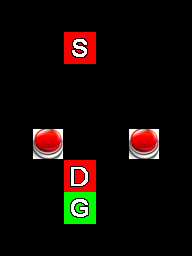

A level layout from a 2D game, rendered from its tile map. Below: a short description, then the map file with its tile-grid data intact:
An orthogonal 6x8 tile map with 32x32 px tiles, 1 tile layer (Kachelebene 2), 3 hidden layers not drawn.

<map version="1.0" orientation="orthogonal" width="6" height="8" tilewidth="32" tileheight="32">
 <properties>
  <property name="ReplicantsImitating" value="0" />
  <property name="ReplicantsNormal" value="2" />
  <property name="Text" value="Use your mouse wheel to spawn Replicants further away." />
 </properties>
 <tileset firstgid="1" name="ReplicaTileset" tilewidth="32" tileheight="32">
  <image source="ReplicaTileset.png" width="320" height="64" />
 </tileset>
 <layer name="Tile Layer 1" width="6" height="8" visible="0">
  <data encoding="csv">
1,1,1,1,1,1,
1,1,1,1,1,1,
1,1,1,1,1,1,
1,1,1,1,1,1,
1,1,1,1,1,1,
1,1,1,1,1,1,
1,1,1,1,1,1,
1,1,1,1,1,1
</data>
 </layer>
 <layer name="Kachelebene 2" width="6" height="8">
  <data encoding="csv">
1,1,1,1,1,1,
1,0,2,0,0,1,
1,0,0,1,0,1,
1,0,0,1,0,1,
1,4,0,1,4,1,
1,1,7,1,1,1,
1,1,3,1,1,1,
1,1,1,1,1,1
</data>
 </layer>
 <layer name="Copy of Kachelebene 2" width="6" height="8" visible="0">
  <data encoding="csv">
1,1,1,1,1,1,
1,0,0,0,0,1,
1,0,0,1,0,1,
1,0,0,1,0,1,
1,0,0,1,0,1,
1,1,1,1,1,1,
1,1,1,1,1,1,
1,1,1,1,1,1
</data>
 </layer>
 <layer name="Tile Layer 3" width="6" height="8" visible="0">
  <data encoding="csv">
1,1,1,1,1,1,
1,1,1,1,1,1,
1,1,1,1,1,1,
1,1,1,1,1,1,
1,1,1,1,1,1,
1,1,1,1,1,1,
1,1,1,1,1,1,
1,1,1,1,1,1
</data>
 </layer>
</map>
